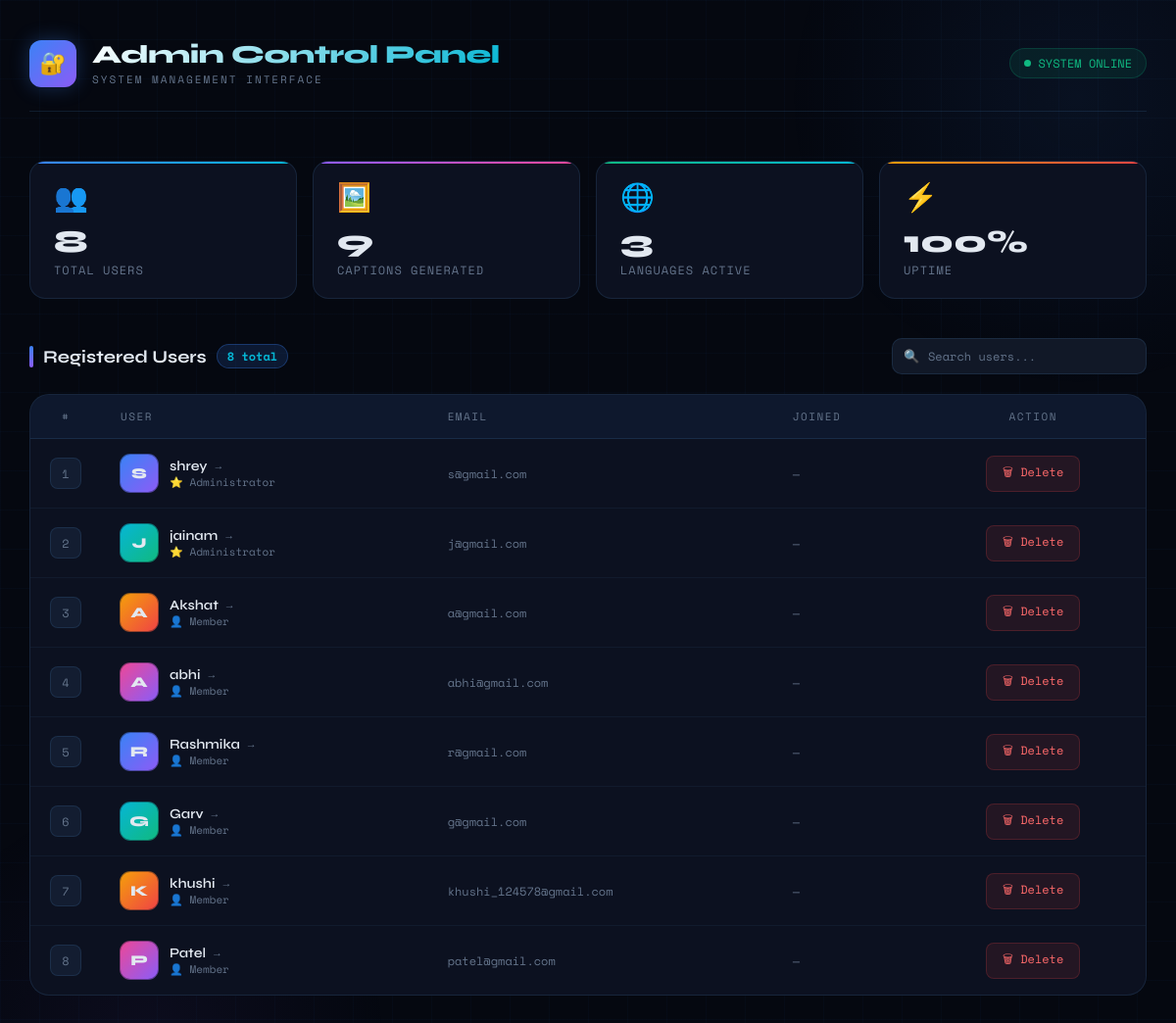
The page /admin (signed in) on the database its author committed.
### app.py (models this page shows)
class User(db.Model):
    __tablename__ = "users"
    id = db.Column(db.Integer, primary_key=True)
    username = db.Column(db.String(100), unique=True, nullable=False)
    email = db.Column(db.String(120), unique=True, nullable=False)
    password = db.Column(db.String(200), nullable=False)

### app.py (the view)
@app.route('/admin')
def admin():
    if 'user' not in session:
        return redirect(url_for('login'))
    allowed_admins = ["shrey", "jainam"]
    if session['user'].lower() not in allowed_admins:
        return "Access Denied"
    users = User.query.all()
    captions = ImageCaption.query.order_by(ImageCaption.id.desc()).all()
    return render_template("admin.html", users=users, captions=captions)

### templates/admin.html (shortened to what this page needs)
<!DOCTYPE html>
<html lang="en">
<head>
</head>
<body>
<div class="wrapper">
    <div class="header">
        <div class="header-left">
            <div class="logo-icon">🔐</div>
            <div>
                <div class="header-title">Admin Control Panel</div>
                <div class="header-subtitle">System Management Interface</div>
            </div>
        </div>
        <div class="header-right">
            <div class="status-pill">
                <div class="status-dot"></div>
                SYSTEM ONLINE
            </div>
        </div>
    </div>
    <div class="stats-row">
        <div class="stat-card">
            <div class="stat-icon">👥</div>
            <div class="stat-value">{{ users|length }}</div>
            <div class="stat-label">Total Users</div>
        </div>
        <div class="stat-card">
            <div class="stat-icon">🖼️</div>
            <div class="stat-value">{{ captions|length }}</div>
            <div class="stat-label">Captions Generated</div>
        </div>
        <div class="stat-card">
            <div class="stat-icon">🌐</div>
            <div class="stat-value">3</div>
            <div class="stat-label">Languages Active</div>
        </div>
        <div class="stat-card">
            <div class="stat-icon">⚡</div>
            <div class="stat-value">100%</div>
            <div class="stat-label">Uptime</div>
        </div>
    </div>
    <div class="section-header">
        <div class="section-title">
            <div class="section-title-bar"></div>
            Registered Users
            <span class="section-badge">{{ users|length }} total</span>
        </div>
        <div class="search-wrap">
            <span class="search-icon">🔍</span>
            <input type="text" id="searchInput" placeholder="Search users..." oninput="filterTable()">
        </div>
    </div>
    <div class="table-wrap">
        <table id="userTable">
            <thead>
                <tr>
                    <th>#</th>
                    <th>User</th>
                    <th>Email</th>
                    <th>Joined</th>
                    <th>Action</th>
                </tr>
            </thead>
            <tbody>
                {% for user in users %}
                <tr>
                    <td><span class="id-badge">{{ user.id }}</span></td>
                    <td>
                        <div class="user-cell">
                            <div class="avatar av-{{ loop.index0 % 4 }}">
                                {{ user.username[0].upper() }}
                            </div>
                            <div>
                                <a href="{{ url_for('view_user_history', user_id=user.id) }}" class="username-link">
                                    {{ user.username }}
                                    <span class="arrow">→</span>
                                </a>
                                <div class="user-role">
                                    {% if user.username.lower() in ['shrey', 'jainam'] %}
                                        ⭐ Administrator
                                    {% else %}
                                        👤 Member
                                    {% endif %}
                                </div>
                            </div>
                        </div>
                    </td>
                    <td><span class="email-cell">{{ user.email }}</span></td>
                    <td>
                        <span style="font-family:'Space Mono',monospace; font-size:12px; color:var(--muted);">
                            —
                        </span>
                    </td>
                    <td>
                        <a class="btn-delete"
                           href="{{ url_for('delete_user', user_id=user.id) }}"
                           onclick="return confirm('Delete {{ user.username }} and all their data?')">
                            🗑 Delete
                        </a>
                    </td>
                </tr>
                {% endfor %}
            </tbody>
        </table>
    </div>
</div>
</body>
</html>

### rows shown on the page
User: id "1", username "S", username "shrey", shows "⭐ Administrator", email "s@gmail.com"
User: id "2", username "J", username "jainam", shows "⭐ Administrator", email "j@gmail.com"
User: id "3", username "A", username "Akshat", shows "👤 Member", email "a@gmail.com"
User: id "4", username "A", username "abhi", shows "👤 Member", email "abhi@gmail.com"
User: id "5", username "R", username "Rashmika", shows "👤 Member", email "r@gmail.com"
User: id "6", username "G", username "Garv", shows "👤 Member", email "g@gmail.com"
User: id "7", username "K", username "khushi", shows "👤 Member", email "khushi_124578@gmail.com"
User: id "8", username "P", username "Patel", shows "👤 Member", email "patel@gmail.com"

### other values the page prints
{{ users|length }} "8"
{{ captions|length }} "9"
